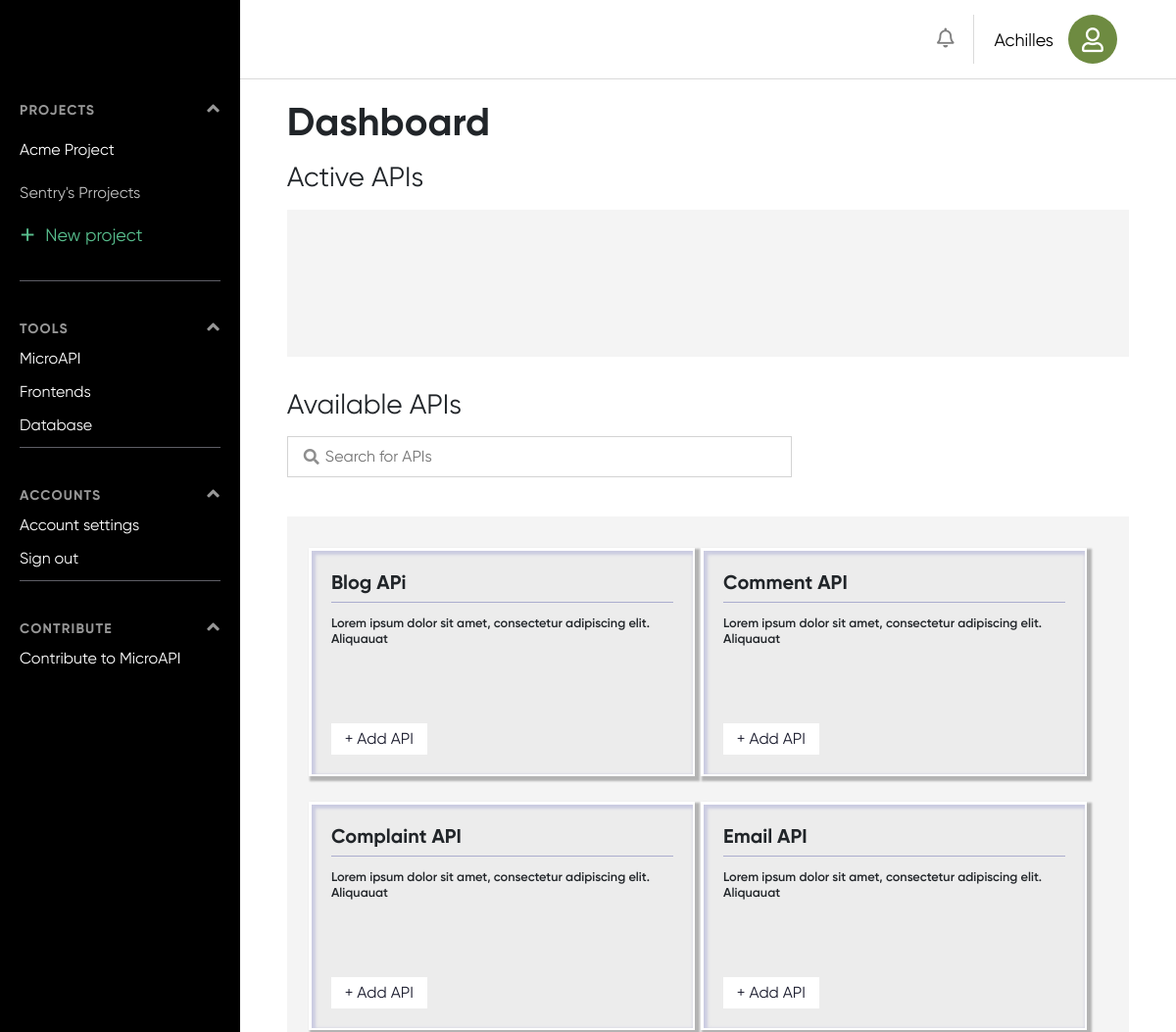
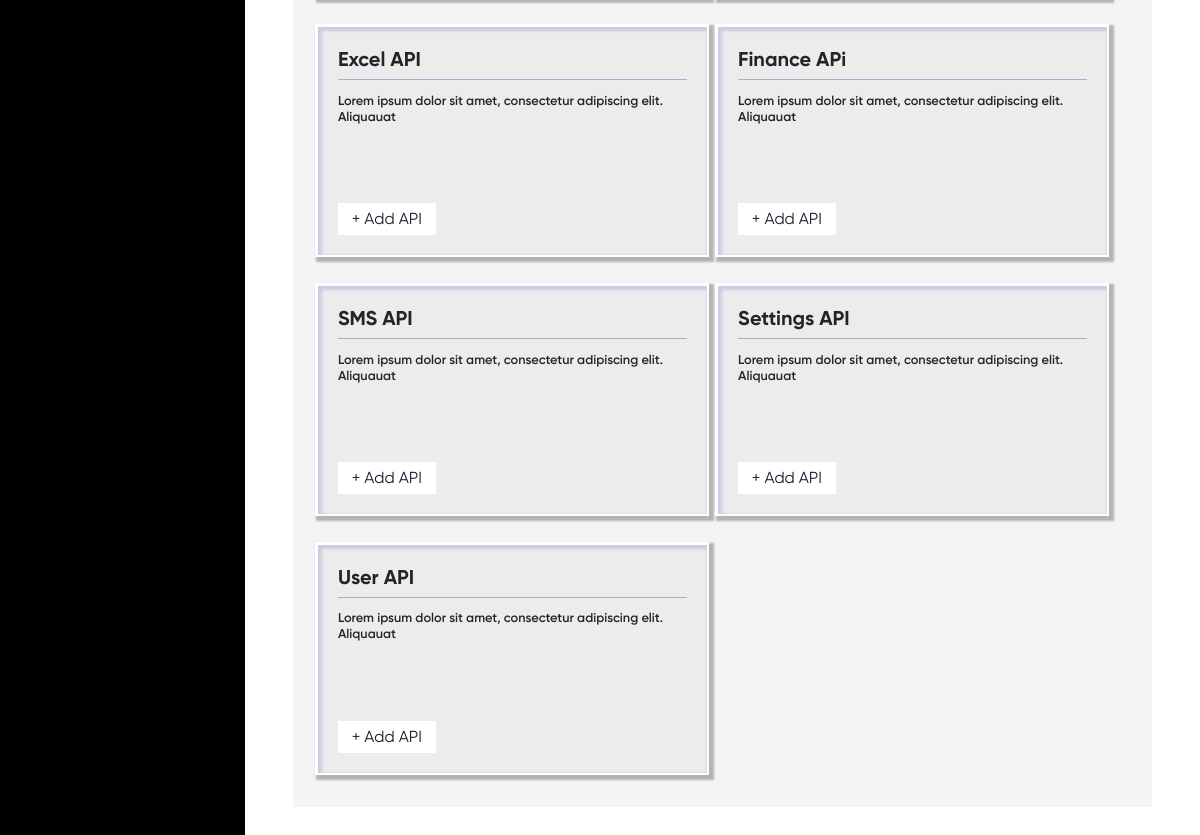
Page /dashboard/ (signed in) on the committed database (2 pictures, top to bottom).
### accounts/models.py (models this page shows, shortened)
class User(AbstractUser):
    name = models.CharField(_("Name of User"), blank=True, max_length=255)
    user_id = models.CharField(_("Id sent from auth api"), max_length=255)
    is_company = models.BooleanField(default=False)
    api_list = models.ManyToManyField(ApiList, related_name='apis', blank=True, symmetrical=False)

### user_dashboard/models.py (models this page shows, shortened)
class ApiList(models.Model):
    title = models.CharField(max_length=255)
    description = models.CharField(max_length=255)
    stats = models.CharField(max_length=255, default='3req/hr')
    created_on = models.DateTimeField(auto_now_add=True)
    updated_on = models.DateTimeField(auto_now_add=True)

### user_dashboard/views.py (the view)
# urls.py: path('', views.api_list, name='dashboard'),
@login_required(login_url='/accounts/signin')
def api_list(request):
    user = User.objects.all()
    all_apis = ApiList.objects.order_by('title')
    return render(request, 'user_dashboard/dashboard.html', {'all_apis':all_apis})

### templates/user_dashboard/dashboard.html (shortened to what this page needs)
{% extends 'user_dashboard/dash_base.html' %}
{% block content %}
{% load static %}
          <div class="dashboard__main">
            <div class="dashboard__title">
              <h1>Dashboard</h1>
            </div>
            <div class="dashboard__subtitle">
              <h3>Active APIs</h3>
            </div>
              <section id="container">
                <article class="dropBox active-row">
                </article>
                <div class="search-box">
                  <div class="search-box__head">
                    <h3>Available APIs</h3>
                  </div>
                  <div class="search-box__input">
                    <label for="search">
                      <i class="fas fa-search"></i>
                      <input type="text" placeholder="Search for APIs">
                    </label>
                  </div>
                </div>
                <article class="dropBox inactive-row">
                  {% for all_api in all_apis %}
                  {% if all_api not in request.user.api_list.all %}
                  <div class="dragBox inactive-box">
                    <div class="api__box">
                      <div class="api__box__shadow">
                        <div class="api__box__inner">
                          <div class="api__box__heading">
                            <h5>{{ all_api.title }}</h5>
                          </div>
                          <div class="api__box__text">
                            <small>{{ all_api.description }}</small>
                          </div>
                          <div class="api__box__buttons">
                            <a href="{% url 'dashboard:adding_api' all_api.id %}"><button class="secondary-btn">+ Add API</button></a>
                          </div>
                        </div>
                      </div>
                    </div>
                  </div>
                  {% endif %}
                  {% endfor %}
                </article>
              </section>
            </div>
          </div>
        </div>
{% endblock %}

### templates/user_dashboard/dash_base.html (shortened to what this page needs)
<!DOCTYPE html>
<html lang="en">
<head>
  {% load static %}
  <link rel="stylesheet" href="https://cdnjs.cloudflare.com/ajax/libs/twitter-bootstrap/4.5.0/css/bootstrap.min.css">
  <link rel="stylesheet" href="https://cdnjs.cloudflare.com/ajax/libs/font-awesome/5.13.1/css/all.min.css">
  <link rel="stylesheet"
    href="https://cdnjs.cloudflare.com/ajax/libs/material-design-icons/3.0.1/iconfont/material-icons.min.css">
  <link rel="stylesheet" href=" https://cdn.jsdelivr.net/npm/pretty-checkbox@3.0/dist/pretty-checkbox.min.css">
  <link rel="stylesheet" href="https://ajax.googleapis.com/ajax/libs/jqueryui/1.11.2/themes/smoothness/jquery-ui.css">
  <link rel="stylesheet" href="{% static 'css/style.min.css'%}">
</head>
<body>
  <div id="dashboard">
    <div class="sidebar">
      <div class="sidebar__logo">
      </div>
      <div class="sidebar__section">
        <div class="sidebar__section__header">
          <h5>Projects <i class="fas fa-angle-up"></i></h5>
          <ul class="sidebar__section__header__list">
            <li>
              <a href="#">Acme Project</a>
            </li>
            <li>
              <a href="#" class="inactive">Sentry's Prrojects</a>
            </li>
            <button class="add-new" type="button" class="btn btn-primary" data-toggle="modal" data-target="#addApiModal">
              <span>+</span>
              <a href="#">New project</a>
            </button>
          </ul>
        </div>
        <div class="sidebar__section__content">
          <div class="sidebar__section__content__sub">
            <h5>Tools <i class="fas fa-angle-up"></i></h5>
            <ul class="sidebar__section__content__sub__list">
              <li>
                <a href="#">MicroAPI</a>
              </li>
              <li>
                <a href="#">Frontends</a>
              </li>
              <li>
                <a href="#">Database</a>
              </li>
            </ul>
          </div>
          <div class="sidebar__section__content__sub">
            <h5 class="sidebar__section__content__sub__title">Accounts <i class="fas fa-angle-up"></i></h5>
            <ul class="sidebar__section__content__sub__list">
              <li>
                <a href="{% url 'dashboard:settings' %}">Account settings</a>
              </li>
              <li>
                <a href="{% url 'dashboard:logout' %}">Sign out</a>
              </li>
            </ul>
          </div>
          <div class="sidebar__section__content__sub">
            <h5 class="sidebar__section__content__sub__title">Contribute <i class="fas fa-angle-up"></i></h5>
            <ul class="sidebar__section__content__sub__list">
              <li>
                <a href="#">Contribute to MicroAPI</a>
              </li>
            </ul>
          </div>
        </div>
      </div>
    </div>
    <div class="content">
      <header>
        <div class="profile_section">
          <a type="button" data-toggle="modal" data-target="#notificationModal"><i class="far fa-bell"></i></a>
          <div class="profile_section__pix">{{user.username}}<a><i class="far fa-user"></i></a></div>
        </div>
      </header>
  {% block content %}
  {% endblock %}
</body>
</html>

### rows in the picture
User: username "Achilles"
ApiList: title "Blog APi", description "Lorem ipsum dolor sit amet, consectetur adipiscing elit. Aliquauat"
ApiList: title "Comment API", description "Lorem ipsum dolor sit amet, consectetur adipiscing elit. Aliquauat"
ApiList: title "Complaint API", description "Lorem ipsum dolor sit amet, consectetur adipiscing elit. Aliquauat"
ApiList: title "Email API", description "Lorem ipsum dolor sit amet, consectetur adipiscing elit. Aliquauat"
ApiList: title "Excel API", description "Lorem ipsum dolor sit amet, consectetur adipiscing elit. Aliquauat"
ApiList: title "Finance APi", description "Lorem ipsum dolor sit amet, consectetur adipiscing elit. Aliquauat"
ApiList: title "SMS API", description "Lorem ipsum dolor sit amet, consectetur adipiscing elit. Aliquauat"
ApiList: title "Settings API", description "Lorem ipsum dolor sit amet, consectetur adipiscing elit. Aliquauat"
ApiList: title "User API", description "Lorem ipsum dolor sit amet, consectetur adipiscing elit. Aliquauat"
